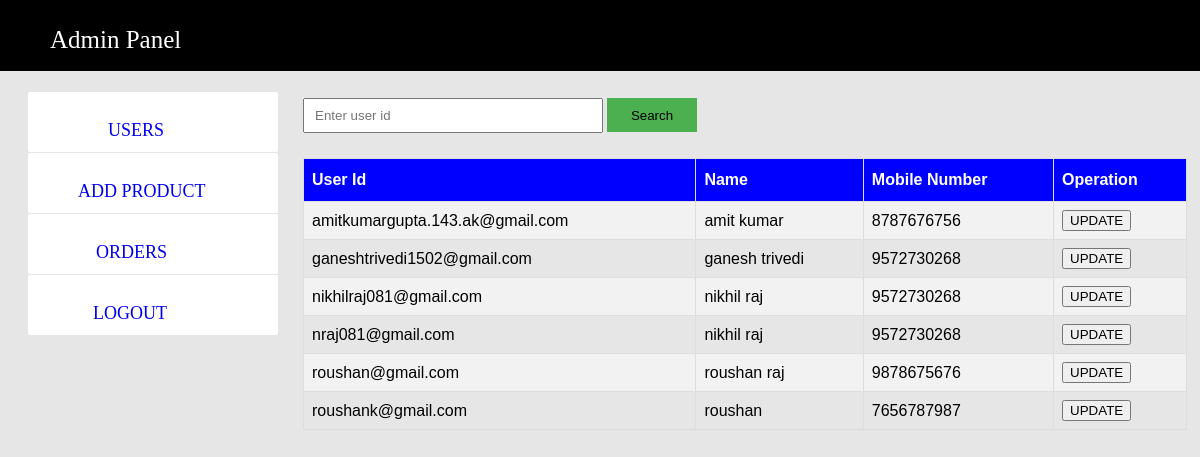
The page /source/admin_panel.php?data=user on the database its author committed.
### tables this page shows
CREATE TABLE `user` (
  `user_id` varchar(100) NOT NULL,
  `user_pass` varchar(20) NOT NULL,
  `user_name` varchar(100) NOT NULL,
  `user_mobile` bigint(11) DEFAULT NULL
);

### source/admin_panel.php (the view, shortened to what this page needs)
<?php
    $con=new mysqli("localhost","root","","iwp_project");
?>
<html>
<head>
</head>
<body style="background-color:#e6e6e6;background-repeat:no-repeat;background-attachment:fixed;">
    <div style="background-color:black;width:100%;height:70px;padding-top:1px">
        <p style="color:white;font-size:25px;margin-left:50px;">Admin Panel</p>
    <div>
    <div style="float:left;margin-top:470px;">
        <table  style='margin-top:0px;display:block;padding-left:5px;padding-top:10px;padding-bottom:0px;float:left;'>
             <tr>
                    <td >
                            <a href="admin_panel.php?data=user" style="text-decoration:none;"><div onMouseOver="style.color='blue'" onMouseOut="style.color='black'" style='width:230px;height:40px;background-color:white;padding:10px ;margin-left:20px;margin-top:-470px;border-radius:2px'>
                            <p style="margin-left:70px;font-size:18px;">USERS</p>
                            </div></a>
                            <a href="admin_panel.php?data=addp" style="text-decoration:none;"><div onMouseOver="style.color='blue'" onMouseOut="style.color='black'" style='width:230px;height:40px;background-color:white;padding:10px ;margin-left:20px;margin-top:1px;border-radius:2px'>
                            <p style="margin-left:40px;font-size:18px;">ADD PRODUCT</p>
                             </div></a>
                            <a href="admin_panel.php?data=order" style="text-decoration:none;"><div onMouseOver="style.color='blue'" onMouseOut="style.color='black'" style='width:230px;height:40px;background-color:white;padding:10px ;margin-left:20px;margin-top:1px;border-radius:2px'>
                            <p style="margin-left:58px;font-size:18px;">ORDERS</p>
                            </div></a>
                            <a href="logout.php?data=logout" style="text-decoration:none;"><div onMouseOver="style.color='blue'" onMouseOut="style.color='black'" style='width:230px;height:40px;background-color:white;padding:10px ;margin-left:20px;margin-top:1px;border-radius:2px'>
                            <p style="margin-left:55px;font-size:18px;">LOGOUT</p>
                             </div></a>
                    </td>
            </tr>
        </table>
    </div>
    <div id="my_div1" style="width:100%;height:auto;padding-top:20px;">
           <table style="width:100%;height:auto;">
              <tr>
                <td>
                    <?php
                    if(isset($_GET['data']))
                    {
                    $data=$_GET['data'];
                    if($data=="user")
                    {
                        if($_SERVER["REQUEST_METHOD"]=="POST")
                        {
                            $id=$_POST['id'];
                            $sql="select *from user where user_id LIKE '%{$id}%' ";
                            $ima=mysqli_query($con,$sql);
                        }
                        else
                        {
                            $sql="select *from user";
                            $ima=mysqli_query($con,$sql);
                        }
                        if(mysqli_num_rows($ima)>0)
                         {
                             echo "<div style='margin-top:-470px;margin-left:300px;margin-right:10px'>";
                             echo "<div style='background-color:;width:320px;height:60px;display:inline-flex;'>
                               <form method='post' action='admin_panel.php?data=user' style='display:inline-flex;'>
                                    <input type='text' placeholder='Enter user id' name='id' style='width:300px;height:35px;padding-left:10px;'>&nbsp;
                                    <input type='submit' value='Search' style='width:90px;height:34px;background-color:#4CAF50;border:none;cursor:pointer;'>
                               </form>
                             </div>";
                                echo "<table id='customers'>
                                     <tr>
                                    <th>User Id</th>
                                    <th>Name</th>
                                    <th>Mobile Number</th>
                                    <th>Operation</th>
                                    </tr>";
                            while($row=mysqli_fetch_assoc($ima))
                            {
                               echo "<tr>
                                    <td>".$row['user_id']."</td>
                                    <td>".$row['user_name']."</td>
                                    <td>".$row['user_mobile']."</td>
                                    <td><a href='myaccount.php?data=update'><button type='button'>UPDATE</button></a></td>
                                        </tr>";
                            }
                            echo "</table>";
                            echo "</div>";
                        }
                        else
                        {
                            echo "<div style='margin-top:-470px;px;float:right;'>
                                    <p style='margin-left:-750px;margin-top:200px;font-size:40px;color:grey'>NO ITEM</p>
                            </div>";
                        }
                    }
                    }
                    ?>
                </td>
             </tr>
          </table>
        </div>
</body>
</html>

### source/admin_panel.php (style rules this page uses)
body { margin:0px; padding:0px; }
#customers { font-family: Arial, Helvetica, sans-serif; border-collapse: collapse; width: 100%; }
#customers td, #customers th { border: 1px solid #ddd; padding: 8px; }
#customers tr:nth-child(even) { background-color: #f2f2f2; }
#customers th { padding-top: 12px; padding-bottom: 12px; text-align: left; background-color: blue; color: white; }

### rows shown on the page
user: user_id "amitkumargupta.143.ak@gmail.com", user_name "amit kumar", user_mobile "8787676756"
user: user_id "ganeshtrivedi1502@gmail.com", user_name "ganesh trivedi", user_mobile "9572730268"
user: user_id "nikhilraj081@gmail.com", user_name "nikhil raj", user_mobile "9572730268"
user: user_id "nraj081@gmail.com", user_name "nikhil raj", user_mobile "9572730268"
user: user_id "roushan@gmail.com", user_name "roushan raj", user_mobile "9878675676"
user: user_id "roushank@gmail.com", user_name "roushan", user_mobile "7656787987"
